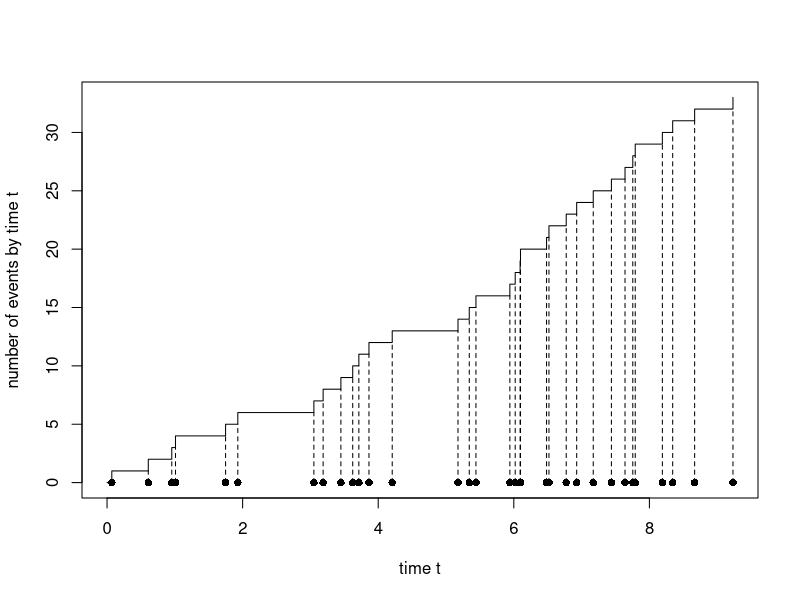
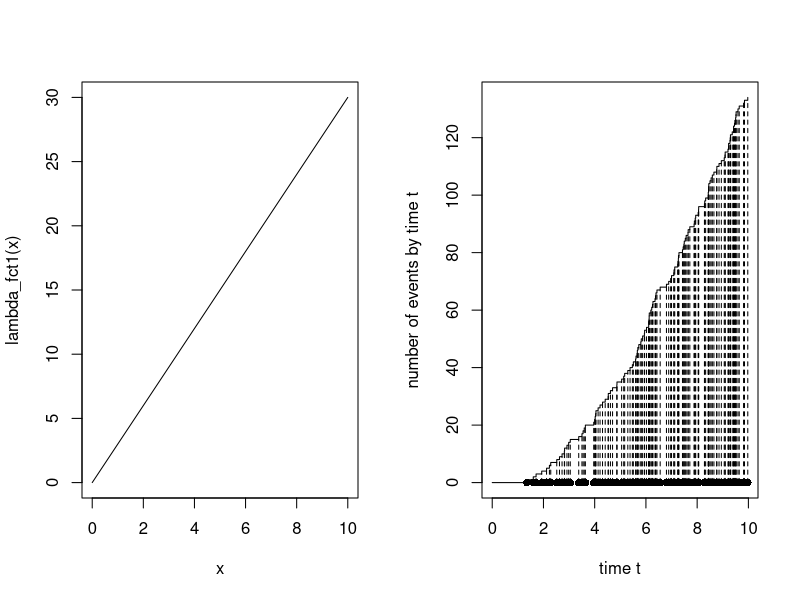
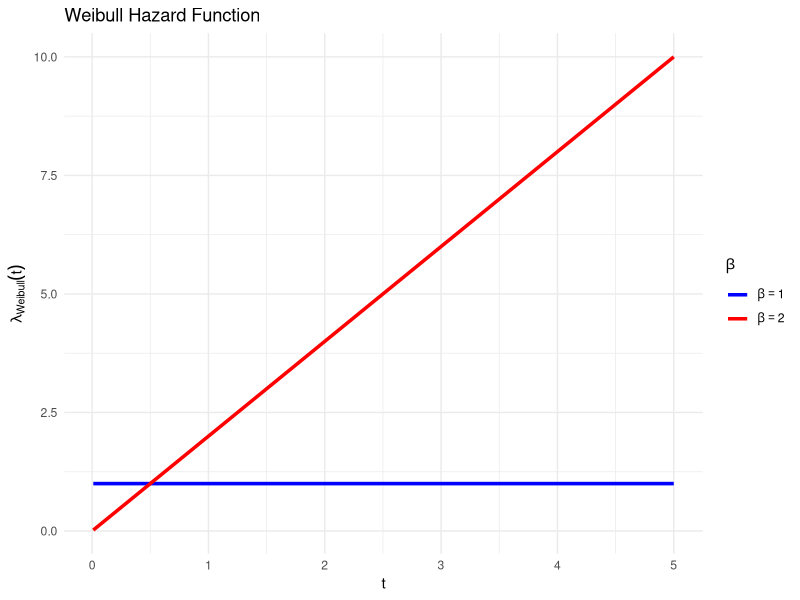
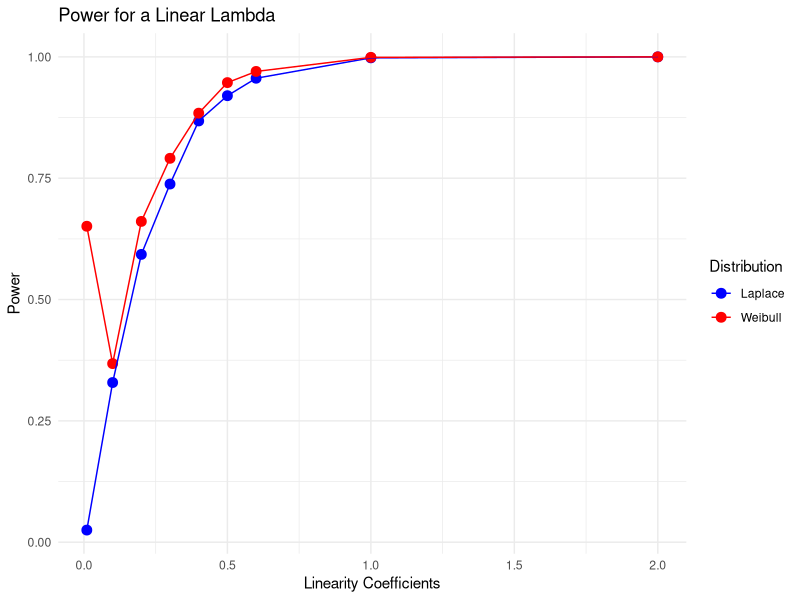
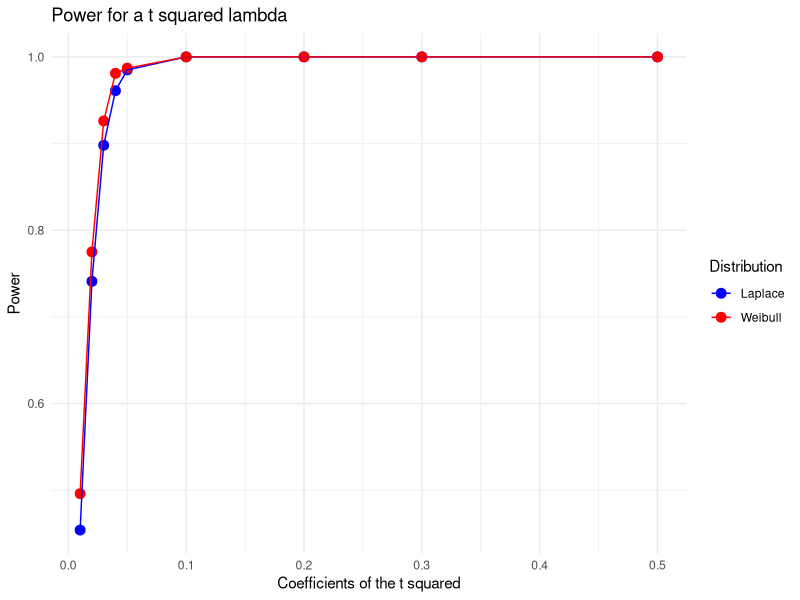
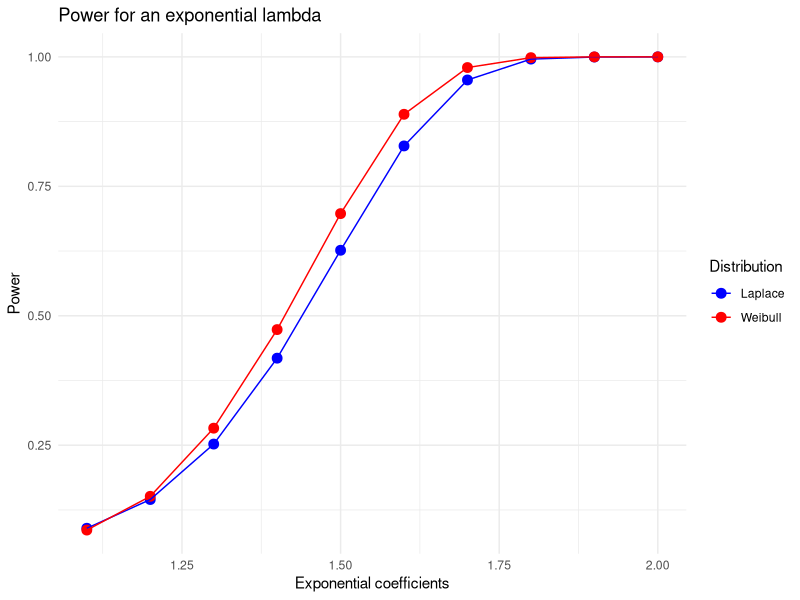

Generate these figures, in order, with R:
## ---- chunk 1
simulPPh1 <- function(lambda,Tmax)
{
  nmax= rpois(1, lambda*Tmax)
  uniformes <- runif(nmax, min = 0, max = Tmax)
  temps_arrive = sort(uniformes)

  return(temps_arrive)
}
## ---- chunk 2
plot.PP<- function(PP)
{
  # plot the counting process (with jumps of size 1 (starting at point (0,0))):
  plot(c(0,PP),0:length(PP),type="s",xlab="time t",ylab="number of events by time t")
  # add the arrival times on the horizontal axis: 
  points(PP,0*PP,type="p",pch=16)
  # link arrival times with the counts:
  lines(PP,0:(length(PP)-1),type="h",lty=2)
}
## ---- chunk 3
# Simulation and plot of a homogeneous Poisson process:
PPh1 = simulPPh1(2,10)
plot.PP(PPh1)
## ---- chunk 4
simulPPi = function(lambda_fct,Tmax,M)
{
  PPh = simulPPh1(M,Tmax)
  n = length(PPh)
  unif = runif(n,0,M)
  val_fct_lamb = lambda_fct(PPh)
  to_return = sort(PPh[unif < val_fct_lamb])
  return(to_return)
}
## ---- chunk 5
Tmax=10
lambda_fct1 <- function(t){return(3*t)}

M1=2*Tmax
PPi1 = simulPPi(lambda_fct1,Tmax,M1)
print(PPi1)
# plot:
par(mfrow=c(1,2))
curve(lambda_fct1,from=0,to=Tmax,n=1000)
plot.PP(PPi1)
## ---- chunk 6
laplace_stat <- function(arrival_times, T_max) {
  n <- length(arrival_times)
  Y <- sum(arrival_times)/T_max - (n / 2)
  Z <- Y / (sqrt(n / 12))
  return(Z)
}

laplace_test <- function(arrival_times, T_max,alpha){
  X = laplace_stat(arrival_times, T_max)
  pval = 1 - pnorm(X)
  rejete_h0 = (pval < alpha)
  to_return = c(X,pval,rejete_h0)
  return(to_return)
}
## ---- chunk 7
set.seed(18) 
T_max = 10
alpha = 0.05
## ---- chunk 8
PPh1 = simulPPh1(2,T_max)

res = laplace_test(PPh1,T_max,alpha)
print(paste("Rejet de H0 :",res[3]))
print(paste("Stat de test :",res[1]))
print(paste("pvaleur :",res[2]))
## ---- chunk 9
lambda_fct1 <- function(t){return(0.2*t)}

M1=0.2*Tmax
PPi1 = simulPPi(lambda_fct1,Tmax,M1)

res = laplace_test(PPi1,T_max,alpha)
print(paste("Rejet de H0 :",res[3]))
print(paste("Stat de test :",res[1]))
print(paste("pvaleur :",res[2]))
## ---- chunk 10
calculate_power <- function(test,n_sim, T_max, borne_sup,lambda_func, alpha = 0.05) {
  rejections <- 0
  ntot = 0
  for (i in 1:n_sim) {
    PPi1 = simulPPi(lambda_func,T_max,borne_sup) 
    Z <- test(PPi1, T_max,alpha)
    if (!is.nan(Z[3]) && !is.na(Z[3])){
      if (Z[3]) {
        rejections <- rejections + 1
      }
      }
  }
  return(rejections / n_sim)
}
## ---- chunk 11
T_max =10
n_sim=1000
lambda_fct1 <- function(t){return(exp(t))}
M1=exp(T_max)

power = calculate_power(laplace_test,n_sim, T_max, M1,lambda_fct1)
power

## ---- chunk 12
weibull_stat <- function(arrival_times, T_max) {
  Z <- 2*sum(log(T_max/arrival_times))
  return(Z)
}

weibull_test <- function(arrival_times, T_max,alpha){
  Zobs = weibull_stat(arrival_times, T_max)
  n=length(arrival_times)
  pval = pchisq(Zobs, df = 2 * n)
  rejete_h0 = (pval < alpha)
  to_return = c(Zobs,pval,rejete_h0)
  return(to_return)
}
## ---- chunk 13
lambda_weibull <- function(theta,Beta,t){
  return ((Beta / theta) * (t / theta)^(Beta - 1))
}
## ---- chunk 14
theta=1
# Définir les valeurs de t
t_values <- seq(0.01, 5, length.out = 500)  # t commence à 0.01 pour éviter t=0 (division par 0)

# Calculer lambda pour Beta = 1 et Beta = 2
lambda_beta1 <- lambda_weibull(theta, Beta = 1, t_values)
lambda_beta2 <- lambda_weibull(theta, Beta = 2, t_values)

# Convertir en data frame pour ggplot
df <- data.frame(
  t = t_values,
  Beta1 = lambda_beta1,
  Beta2 = lambda_beta2
)

# Passer au format long pour ggplot
df_long <- tidyr::pivot_longer(df, cols = c("Beta1", "Beta2"), 
                               names_to = "Beta", 
                               values_to = "Lambda")

# Tracer avec ggplot
library(ggplot2)
ggplot(df_long, aes(x = t, y = Lambda, color = Beta)) +
  geom_line(size = 1.2) +
  labs(title = "Weibull Hazard Function",
       x = "t",
       y = expression(lambda[Weibull](t)),
       color = expression(beta)) +
  theme_minimal() +
  scale_color_manual(values = c("blue", "red"),
                     labels = c(expression(beta == 1), expression(beta == 2)))
## ---- chunk 15
T_max = 10
alpha = 0.05
theta = 1
## ---- chunk 16
lambda_fct1 <- function(t){return(lambda_weibull(theta,1,t))}

M1=lambda_weibull(theta,1,T_max)
PPi1 = simulPPi(lambda_fct1,Tmax,M1)

res = weibull_test(PPi1,T_max,alpha)
print(paste("Rejet de H0 :",res[3]))
print(paste("Stat de test :",res[1]))
print(paste("pvaleur :",res[2]))
## ---- chunk 17
b=1.5
lambda_fct1 <- function(t){return(lambda_weibull(theta,b,t))}

M1=lambda_weibull(theta,b,T_max)
PPi1 = simulPPi(lambda_fct1,Tmax,M1)

res = weibull_test(PPi1,T_max,alpha)
print(paste("Rejet de H0 :",res[3]))
print(paste("Stat de test :",res[1]))
print(paste("pvaleur :",res[2]))
## ---- chunk 18
coef_list = c(0.01,0.1,0.2,0.3,0.4,0.5,0.6,1,2)
T_max =10
n_sim=1000

powers_laplace = c()
powers_weibull = c()

for (coeff in coef_list) {
  lambda_fct <- function(t){return(lambda_weibull(sqrt(2 / coeff),2,t))} # équivalent à lambda(t) = coeff * t
  M=lambda_fct(Tmax)
  powers_laplace[length(powers_laplace) + 1] <- calculate_power(laplace_test,n_sim, T_max, M, lambda_fct)
  powers_weibull[length(powers_weibull) + 1] <- calculate_power(weibull_test,n_sim, T_max, M, lambda_fct)
}
library(ggplot2)

# Convertir en data frame
df <- data.frame(x = coef_list, Laplace = powers_laplace,Weibull = powers_weibull)
df_long <- tidyr::pivot_longer(df, cols = c("Laplace", "Weibull"), 
                               names_to = "Distribution", 
                               values_to = "Power")

# Créer le graphique
ggplot(df_long, aes(x = x, y = Power, color = Distribution, group = Distribution)) +
  geom_point(size = 3) +
  geom_line() +
  labs(title = "Power for a Linear Lambda",
       x = "Linearity Coefficients",
       y = "Power") +
  theme_minimal() +
  scale_color_manual(values = c("blue", "red"))  # Personnaliser les couleurs
theme_minimal()
## ---- chunk 19
coef_list = c(0.01,0.02,0.03,0.04,0.05,0.1,0.2,0.3,0.5)
T_max =10
n_sim=1000

powers_laplace = c()
powers_weibull = c()

for (coeff in coef_list) {
  lambda_fct <- function(t){return(lambda_weibull((3 / coeff)^(1 / 3),3,t))} # équivalent à lambda(t) = coeff * t²
  M=lambda_fct(Tmax)
  powers_laplace[length(powers_laplace) + 1] <- calculate_power(laplace_test,n_sim, T_max, M, lambda_fct)
  powers_weibull[length(powers_weibull) + 1] <- calculate_power(weibull_test,n_sim, T_max, M, lambda_fct)
}

# Convertir en data frame
df <- data.frame(x = coef_list, Laplace = powers_laplace,Weibull = powers_weibull)
df_long <- tidyr::pivot_longer(df, cols = c("Laplace", "Weibull"), 
                               names_to = "Distribution", 
                               values_to = "Power")

# Créer le graphique
ggplot(df_long, aes(x = x, y = Power, color = Distribution, group = Distribution)) +
  geom_point(size = 3) +
  geom_line() +
  labs(title = "Power for a t squared lambda",
       x = "Coefficients of the t squared",
       y = "Power") +
  theme_minimal() +
  scale_color_manual(values = c("blue", "red"))  # Personnaliser les couleurs
theme_minimal()
## ---- chunk 20
beta_list = c(1.1,1.2,1.3,1.4,1.5,1.6,1.7,1.8,1.9,2.0)
T_max =10
n_sim=10000

powers_laplace = c()
powers_weibull = c()

for (b in beta_list) {
  lambda_fct <- function(t){return(lambda_weibull(1,b,t))}
  M=lambda_fct(Tmax)
  powers_laplace[length(powers_laplace) + 1] <- calculate_power(laplace_test,n_sim, T_max, M, lambda_fct)
  powers_weibull[length(powers_weibull) + 1] <- calculate_power(weibull_test,n_sim, T_max, M, lambda_fct)
}

# Convertir en data frame
df <- data.frame(x = beta_list, Laplace = powers_laplace,Weibull = powers_weibull)
df_long <- tidyr::pivot_longer(df, cols = c("Laplace", "Weibull"), 
                               names_to = "Distribution", 
                               values_to = "Power")

# Créer le graphique
ggplot(df_long, aes(x = x, y = Power, color = Distribution, group = Distribution)) +
  geom_point(size = 3) +
  geom_line() +
  labs(title = "Power for an exponential lambda",
       x = "Exponential coefficients",
       y = "Power") +
  theme_minimal() +
  scale_color_manual(values = c("blue", "red"))  # Personnaliser les couleurs
theme_minimal()
